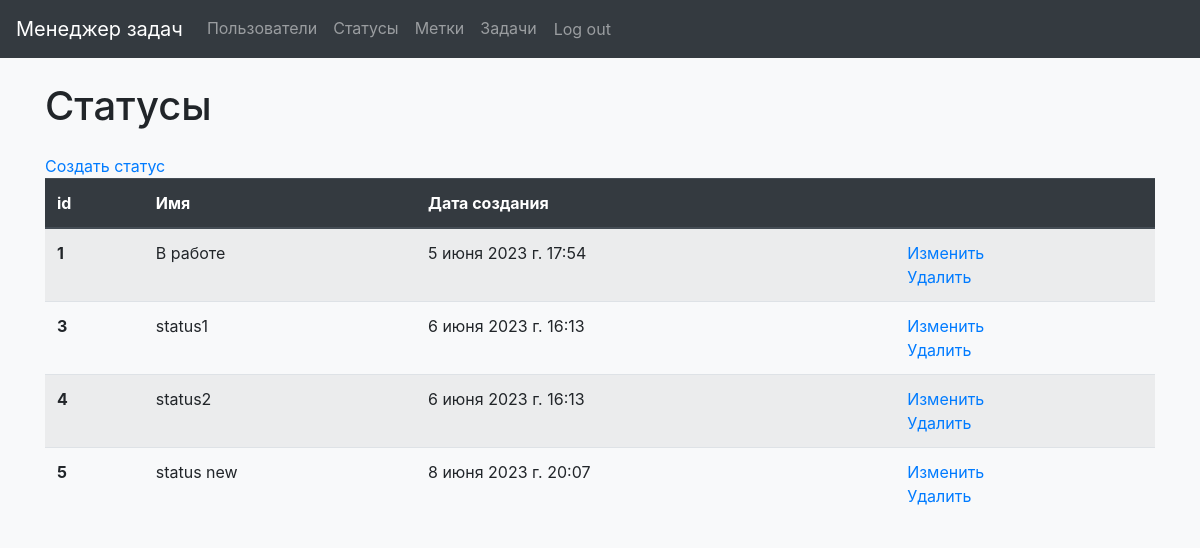
Screenshot of /statuses/ (signed in) with the database file from the repository.
### task_manager/statuses/models.py (models this page shows, shortened)
class Status(models.Model):
    status_name = models.CharField(
        max_length=250,
        unique=True,
        verbose_name=gettext('Name'),
        error_messages={
            "unique": gettext("%(model_name)s with this name already exists.")
        })
    created_at = models.DateTimeField(auto_now_add=True)
    class Meta:
        verbose_name = gettext('Status')

### task_manager/statuses/views.py (the view)
# urls.py: path('', StatusesListView.as_view(), name='statuses'),
class StatusesListView(View):
    def get(self, request, *args, **kwargs):
        if request.user.is_authenticated:
            statuses = Status.objects.all()
            return render(request, 'statuses/statuses.html', context={
                "statuses": statuses,
            })
        messages.error(request, gettext(
            'You are not authorized! Please sign in.'
        ))
        return redirect('/login')

### task_manager/templates/statuses/statuses.html (shortened to what this page needs)
{% extends 'navbar.html' %}
{% load i18n %}
{% block content %}
<body class="bg-light">
  <div class="container wrapper flex-grow-1">
      <h1 class="my-4">{% trans 'Statuses' %}</h1>
      <a href="{% url 'create_status' %}">{% trans 'Create status' %}</a>
        <table class="table table-striped">
          <thead class="thead-dark">
            <tr>
              <th scope="col">id</th>
              <th scope="col">{% trans 'Name' %}</th>
              <th scope="col">{% trans 'Date of creation' %}</th>
              <th scope="col"> </th>
            </tr>
          </thead>
          <tbody>
          {% for status in statuses %}
            <tr>
              <th scope="row">{{ status.id }}</th>
              <td>{{ status.status_name }}</td>
              <td>{{ status.created_at }}</td>
              <td>
                <a href="{% url 'update_status' id=status.id%}">{% trans 'Update' %}</a>
                    <br>
                <a href="{% url 'delete_status' id=status.id%}">{% trans 'Delete' %}</a>
              </td>
            </tr>
          {% endfor %}
          </tbody>
        </table>
  </div>
</body>
{% endblock %}

### rows the page displays
Status: id "1", status_name "В работе", created_at "5 июня 2023 г. 17:54"
Status: id "3", status_name "status1", created_at "6 июня 2023 г. 16:13"
Status: id "4", status_name "status2", created_at "6 июня 2023 г. 16:13"
Status: id "5", status_name "status new", created_at "8 июня 2023 г. 20:07"
